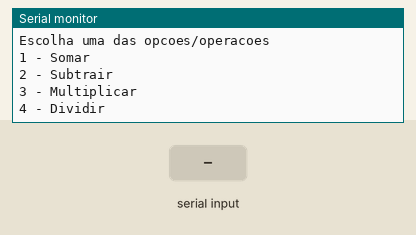
Bench run of a sketch on a simulated Arduino Mega 2560, built with avr-gcc and run on an emulated ATmega2560. Parts: the last lines printed to the serial monitor. Inputs (shaded band) come from the test bench.

Above: at 0.9 s.
1.0 s: "s" received over Serial
At 2.6 s:
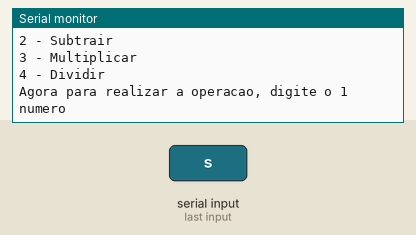
3.5 s: "90,45,200\n" received over Serial
At 5.9 s:
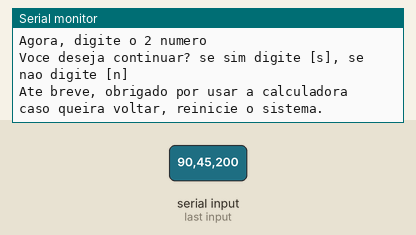

The sketch:

calculadora_com_menu1.ino
```cpp
float N1 			= 0;
float N2 			= 0;
float soma 			= 0;
float subtracao 	= 0;
float multiplicacao = 0;
float divisao 		= 0;
int escolha, contador;


void setup()
{
  Serial.begin (9600);


  do {
    Serial.println("Bem-Vindo(a) a calculadora mega inteligente :P");
    Serial.println("Escolha uma das opcoes/operacoes");
    Serial.println("1 - Somar       ");
    Serial.println("2 - Subtrair    ");
    Serial.println("3 - Multiplicar ");
    Serial.println("4 - Dividir     ");
    while (! Serial.available ());
    escolha = Serial.parseInt();


    Serial.println("Agora para realizar a operacao, digite o 1 numero");
    while (! Serial.available ());
    N1 = Serial.parseFloat();

    Serial.println("Agora, digite o 2 numero");
    while (! Serial.available ());
    N2 = Serial.parseFloat();

    if (escolha == 1 )  {

    soma = N1 + N2;

      Serial.println("WOW!!! O resultado foi: " + String(soma));

    }else if (escolha == 2) {

      subtracao = N1 - N2;

      Serial.println("WOW!!! O resultado foi: " + String(subtracao));

     }else if (escolha == 3) {

      multiplicacao = N1 * N2;

      Serial.println("WOW!!! O resultado foi: " + String(multiplicacao));

     }else if (escolha == 4) {

      divisao = N1 / N2;

      Serial.println("WOW!!! O resultado foi: " + String(divisao));

    }

    Serial.println("Voce deseja continuar? se sim digite [s], se nao digite [n] ");
    while (!Serial.available());

      if(Serial.readString() == "s" ) {

  contador++;
    }

      else{
      contador = 0;
        Serial.println("Ate breve, obrigado por usar a calculadora");
        Serial.println("caso queira voltar, reinicie o sistema.");
      }
    }

  while(contador != 0);

}

void loop()

{
//sem código
}
```

Measured:
- after the input at 1.0 s, the serial monitor: prints a new line after 1.0 s (image 1)
- after the input at 3.5 s, the serial monitor: prints a new line at once (image 2)
